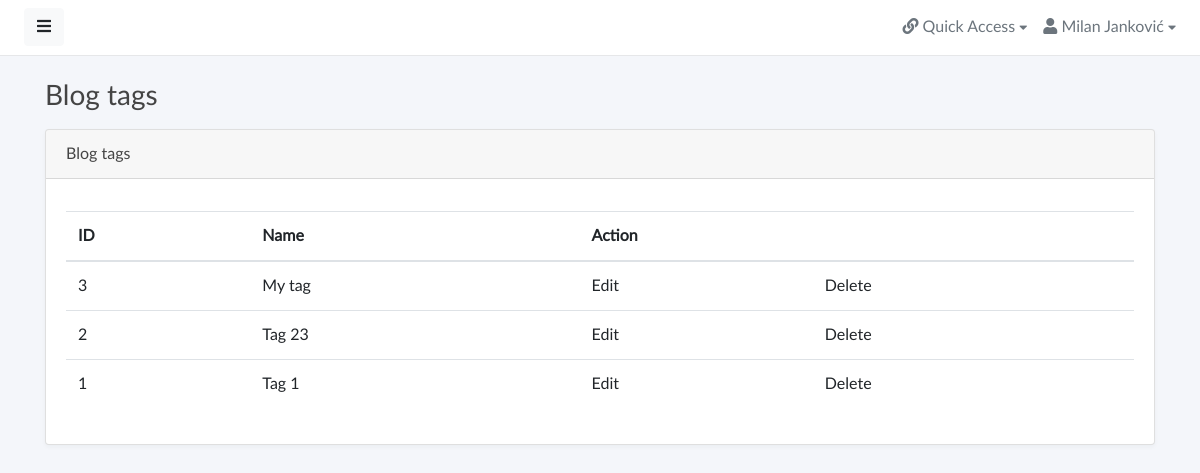
Page /admin/tags.php (signed in) on the committed database.
### tables this page shows
CREATE TABLE `tags` (
  `id` int(11) UNSIGNED NOT NULL,
  `name` varchar(211) NOT NULL,
  `slug` varchar(211) NOT NULL,
  `created_at` datetime NOT NULL,
  `updated_at` datetime NOT NULL
);

### include/db.inc.php (called while the page is built, shortened)
<?php
class DbConnect {
	private $host = 'localhost';
	private $dbname = 'clean-blog';
	private $username = 'root';
	private $password = '';
	protected function connect(){
		try {
			$sql = 'mysql:host='. $this -> host .';dbname='. $this -> dbname ;
			$pdo = new PDO ( $sql , $this -> username , $this -> password );
			$pdo -> setAttribute( PDO::ATTR_DEFAULT_FETCH_MODE , PDO::FETCH_ASSOC );
			$pdo -> setAttribute ( PDO::ATTR_ERRMODE , PDO::ERRMODE_EXCEPTION );
			$pdo -> exec ( 'set names utf8');
			return $pdo;
		} catch ( PDOException $e) {
			echo $e -> getMessage();
		}
	}
}

### admin/classes/admin.class.php (called while the page is built, shortened)
<?php
class Admin extends DbConnect{
public function getAllBlogTags(){
	$sql = 'select * from tags order by created_at desc';
	$query = $this -> connect() -> query($sql);
	$tags = $query -> fetchAll();
	return $tags;
}
}

### admin/tags.php (the view, shortened to what this page needs)
<?php
require_once '../include/db.inc.php';
 ?>
 <!doctype html>
<html lang="en">
<head>
    <link href="assets/vendor/fontawesome/css/fontawesome.min.css" rel="stylesheet">
    <link href="assets/vendor/fontawesome/css/solid.min.css" rel="stylesheet">
    <link href="assets/vendor/fontawesome/css/brands.min.css" rel="stylesheet">
    <link href="assets/vendor/bootstrap/css/bootstrap.min.css" rel="stylesheet">
    <link href="assets/css/master.css" rel="stylesheet">
    <link href="assets/vendor/chartsjs/Chart.min.css" rel="stylesheet">
    <link href="assets/vendor/flagiconcss/css/flag-icon.min.css" rel="stylesheet">
</head>
<body>
    <div class="wrapper">
        <div id="body" class="active">
<?php require_once 'partials/__navigation.php' ?>
        <div class="content">
                <div class="container">
                    <div class="page-title">
                        <h3>Blog tags</h3>
                    </div>
                    <div class="row">
                          <div class="col-md-12 col-lg-12">
                            <div class="card">
                                <div class="card-header">Blog tags</div>
                                <div class="card-body">
<?php
try {
$tags = new Admin;
if (count( $tags -> getAllBlogTags() )> 0 ) {
?>
         <table class="table table-hover" id="dataTables-example" width="100%">
                                        <thead>
                                            <tr>
                                                <th>ID</th>
                                                <th>Name</th>
                                                <th colspan="3" >Action</th>
                                            </tr>
                                        </thead>
                                        <tbody>
<?php
    foreach ( $tags -> getAllBlogTags() as $tag ){
?>
 <tr>
                                                <td><?php echo $tag['id']; ?></td>
                                                <td><?php echo $tag['name']; ?></td>
                                                <td ><a href="">Edit </a></td>
                                                <td ><a href="">Delete </a></td>
                                            </tr>
<?php
}
} else {
   echo 'There is no tag.';
}
} catch ( PDOException $e ){
    echo $e -> getMessage();
}
 ?>
                                        </tbody>
                                    </table>
                                </div>
                            </div>
                        </div>
                    </div>
                </div>
            </div>
        </div>
    </div>
</body>
</html>

### admin/assets/css/master.css (style rules this page uses)
body, h1, .h1, h2, .h2, h3, .h3, h4, .h4, h5, .h5, h6, .h6, p, a, td { -moz-osx-font-smoothing: grayscale; -webkit-font-smoothing: antialiased; }
body { width: 100%; height: 100%; background: #f4f6fa; font-family: "Lato", "Helvetica Neue", Arial, Helvetica, sans-serif; font-size: 1rem; color: #444; }
.wrapper { display: flex; width: 100%; align-items: stretch; overflow-x: hidden }
#body { width: 100%; padding: 0; min-height: 100vh; transition: all 0.3s; }
#body>.content { position: relative; padding: .5rem; }
#body .content .page-title h3 { margin: 1rem 0; }
.page-title { margin: 0; font-size: 1.5rem; line-height: 1.5555556; }
.card { margin-bottom: 15px; box-shadow: rgba(35, 46, 60, .04) 0 2px 4px 0; }
a, a:hover, a:focus { color: inherit; text-decoration: none; transition: all 0.3s; }
.table td, .table th { vertical-align: middle; }

### rows in the picture
tags: id "3", name "My tag"
tags: id "2", name "Tag 23"
tags: id "1", name "Tag 1"

### other values in the picture
$_SESSION['name'] "Milan Janković"
